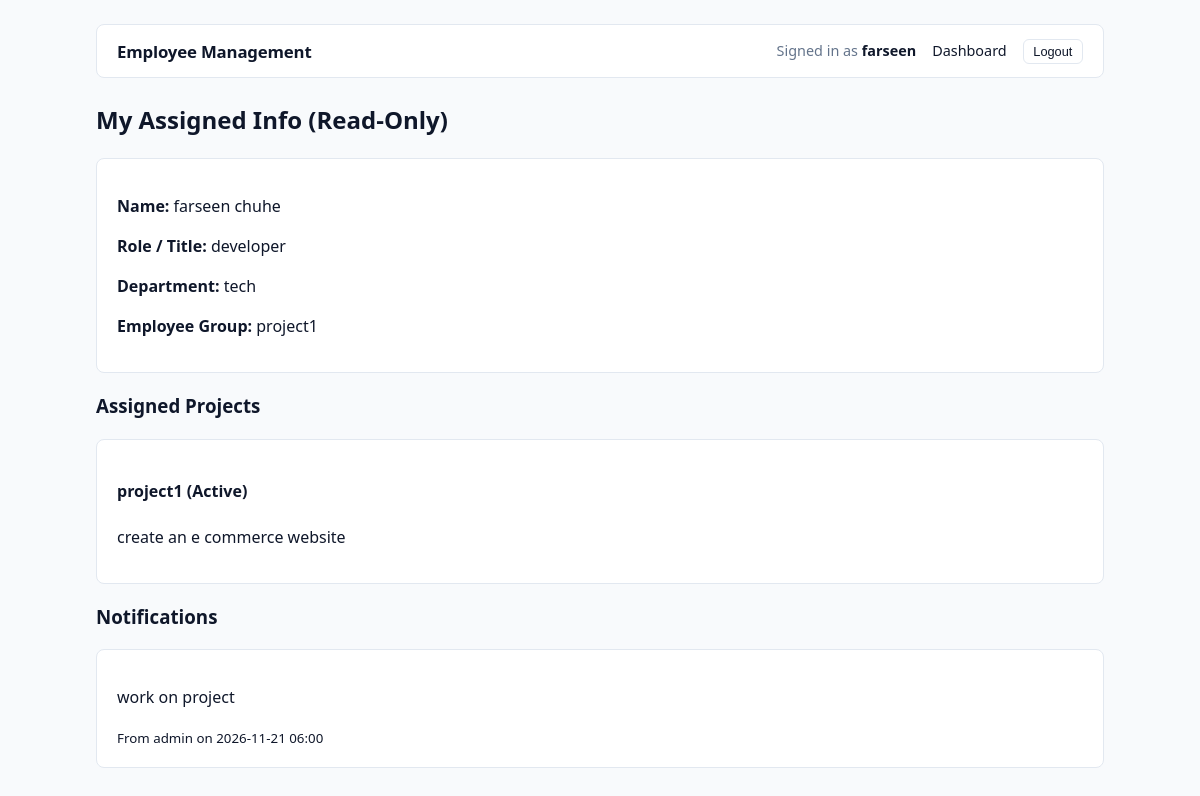
Screenshot of / (signed in) with the database file from the repository.
### app/models.py (models this page shows, shortened)
class EmployeeProfile(models.Model):
    user = models.OneToOneField(
        settings.AUTH_USER_MODEL,
        on_delete=models.CASCADE,
        related_name="employee_profile",
    )
    job_title = models.CharField(max_length=120, blank=True)
    department = models.CharField(max_length=120, blank=True)
    phone = models.CharField(max_length=30, blank=True)
    group = models.ForeignKey(
        EmployeeGroup,
        on_delete=models.SET_NULL,
        null=True,
        blank=True,
        related_name="members",
    )

class EmployeeGroup(models.Model):
    name = models.CharField(max_length=100, unique=True)
    description = models.TextField(blank=True)
    created_at = models.DateTimeField(auto_now_add=True)

class Project(models.Model):
    STATUS_CHOICES = [
        ("planned", "Planned"),
        ("active", "Active"),
        ("completed", "Completed"),
    ]
    title = models.CharField(max_length=200)
    description = models.TextField(blank=True)
    status = models.CharField(max_length=20, choices=STATUS_CHOICES, default="active")
    assigned_employees = models.ManyToManyField(
        settings.AUTH_USER_MODEL,
        blank=True,
        related_name="assigned_projects",
    )
    assigned_groups = models.ManyToManyField(
        EmployeeGroup,
        blank=True,
        related_name="assigned_projects",
    )
    created_at = models.DateTimeField(auto_now_add=True)

class Notification(models.Model):
    recipient = models.ForeignKey(
        settings.AUTH_USER_MODEL,
        on_delete=models.CASCADE,
        related_name="notifications",
    )
    sender = models.ForeignKey(
        settings.AUTH_USER_MODEL,
        on_delete=models.SET_NULL,
        null=True,
        blank=True,
        related_name="sent_notifications",
    )
    message = models.TextField()
    created_at = models.DateTimeField(auto_now_add=True)
    is_read = models.BooleanField(default=False)
    class Meta:
        ordering = ["-created_at"]

### app/views.py (the view, shortened to what this page needs)
# urls.py: path("", views.dashboard, name="dashboard"),
@login_required
def dashboard(request):
    profile, _ = EmployeeProfile.objects.get_or_create(user=request.user)
    user_group = profile.group
    projects = Project.objects.filter(
        Q(assigned_employees=request.user)
        | (Q(assigned_groups=user_group) if user_group else Q(pk__in=[]))
    ).distinct()
    notifications = Notification.objects.filter(recipient=request.user)
    return render(
        request,
        "app/employee_dashboard.html",
        {
            "profile": profile,
            "user_group": user_group,
            "projects": projects,
            "notifications": notifications,
        },
    )

### app/views.py (called while the page is built)
def is_admin_user(user):
    return user.is_authenticated and (user.is_staff or user.is_superuser)

### app/templates/app/employee_dashboard.html (shortened to what this page needs)
{% extends "base.html" %}
{% block content %}
  <h2>My Assigned Info (Read-Only)</h2>
  <div class="card">
    <p><strong>Name:</strong> {{ user.get_full_name|default:user.username }}</p>
    <p><strong>Role / Title:</strong> {{ profile.job_title|default:"-" }}</p>
    <p><strong>Department:</strong> {{ profile.department|default:"-" }}</p>
    <p><strong>Employee Group:</strong> {{ user_group.name|default:"None" }}</p>
  </div>
  <h3>Assigned Projects</h3>
  {% for proj in projects %}
    <div class="card">
      <h4>{{ proj.title }} ({{ proj.get_status_display }})</h4>
      <p>{{ proj.description|default:"No description provided." }}</p>
    </div>
  {% empty %}
    <p>No projects assigned to you or your group yet.</p>
  {% endfor %}
  <h3>Notifications</h3>
  {% for n in notifications %}
    <div class="card">
      <p>{{ n.message }}</p>
      <small>From {{ n.sender.username|default:"Admin" }} on {{ n.created_at|date:"Y-m-d H:i" }}</small>
    </div>
  {% empty %}
    <p>No notifications.</p>
  {% endfor %}
{% endblock %}

### app/templates/base.html (shortened to what this page needs)
<!DOCTYPE html>
<html lang="en">
<head>
</head>
<body>
  <header>
    <div class="brand">Employee Management</div>
    <nav>
      {% if user.is_authenticated %}
        <span style="color: var(--muted);">Signed in as <strong style="color: var(--text);">{{ user.username }}</strong></span>
        <a href="{% url 'dashboard' %}">Dashboard</a>
        <form action="{% url 'logout' %}" method="post" style="display:inline;">
          <button type="submit" class="btn btn-sm">Logout</button>
        </form>
      {% else %}
        <a href="{% url 'login' %}" class="btn btn-sm">Login</a>
      {% endif %}
    </nav>
  </header>
  {% block content %}{% endblock %}
</body>
</html>

### app/templates/base.html (style rules this page uses)
:root { --bg: #f8fafc; --surface: #ffffff; --border: #e2e8f0; --text: #0f172a; --muted: #64748b; --primary: #2563eb; --primary-hover: #1d4ed8; --danger: #dc2626; --danger-bg: #fef2f2; }
* { box-sizing: border-box; }
body { font-family: system-ui, -apple-system, BlinkMacSystemFont, "Segoe UI", sans-serif; background-color: var(--bg); color: var(--text); max-width: 1040px; margin: 0 auto; padding: 1.5rem 1rem 3rem; line-height: 1.5; }
header { display: flex; justify-content: space-between; align-items: center; background: var(--surface); border: 1px solid var(--border); border-radius: 8px; padding: 0.85rem 1.25rem; margin-bottom: 1.5rem; }
.brand { font-weight: 700; font-size: 1.05rem; letter-spacing: -0.01em; }
nav { display: flex; align-items: center; gap: 1rem; font-size: 0.9rem; }
nav a { color: var(--text); text-decoration: none; font-weight: 500; }
.btn { display: inline-block; padding: 0.45rem 0.9rem; border-radius: 6px; font-size: 0.875rem; font-weight: 500; text-decoration: none; cursor: pointer; border: 1px solid var(--border); background: var(--surface); color: var(--text); transition: background 0.15s ease, border-color 0.15s ease, transform 0.1s ease; }
.btn-sm { padding: 0.25rem 0.6rem; font-size: 0.8rem; }
.card { background: var(--surface); border: 1px solid var(--border); border-radius: 8px; padding: 1.15rem 1.25rem; margin-bottom: 1rem; }

### rows the page displays
EmployeeProfile: job_title "developer", department "tech"
EmployeeGroup: name "project1"
Project: title "project1", status "Active", description "create an e commerce website"
Notification: message "work on project", sender.username "admin", created_at "2026-11-21 06:00"

### other values shown
{{ user.username }} "farseen"
{{ user.get_full_name|default:user.username }} "farseen chuhe"
